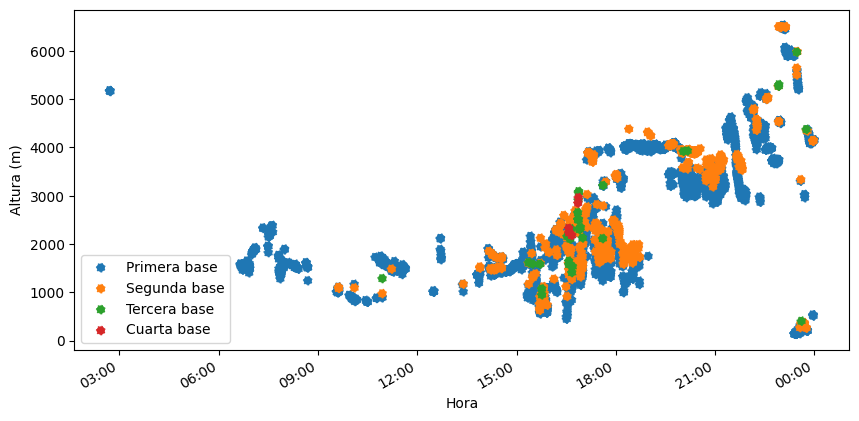

Source code (Python):
#Se importan las librerías necesarias
import sys
import pandas as pd
import numpy as np
import pylab as plt
import matplotlib.dates as mdates
from matplotlib.ticker import FuncFormatter
import datetime as dt

#Se abre el archivo de los datos
data = pd.read_csv("/content/opticos_Cielometro.dat", sep= ",", engine='python',skiprows=4, names=["datetime","N","Z1","Z2","Z3","Z4","C1","C2","C3","C4","C5","H1","H2","H3","H4","H5","V1","V2"])

#Se vuelven los NAN en nan numéricos.
data['Z1'] = np.array(data['Z1'].replace(["NAN"], np.nan))
data['Z2'] = np.array(data['Z2'].replace(["NAN"], np.nan))
data['Z3'] = np.array(data['Z3'].replace(["NAN"], np.nan))
data['Z4'] = np.array(data['Z4'].replace(["NAN"], np.nan))

data['C1'] = np.array(data['C1'].replace(["NAN"], np.nan))
data['C2'] = np.array(data['C2'].replace(["NAN"], np.nan))
data['C3'] = np.array(data['C3'].replace(["NAN"], np.nan))
data['C4'] = np.array(data['C4'].replace(["NAN"], np.nan))
data['C5'] = np.array(data['C5'].replace(["NAN"], np.nan))

data['H1'] = np.array(data['H1'].replace(["NAN"], np.nan))
data['H2'] = np.array(data['H2'].replace(["NAN"], np.nan))
data['H3'] = np.array(data['H3'].replace(["NAN"], np.nan))
data['H4'] = np.array(data['H4'].replace(["NAN"], np.nan))
data['H5'] = np.array(data['H5'].replace(["NAN"], np.nan))

#Se le da formato a la fecha
data['datetime'] = pd.to_datetime(data['datetime'], format="%Y-%m-%d %H:%M:%S")

#Se convierte en índice el datetime
data = data.set_index('datetime')

#Convierte data en numéricos e ignora los errores
data = data.apply(pd.to_numeric, errors='ignore')

# Elige un día específico para graficar
fecha_especifica = '2023-11-11'

# Convierte la fecha a un objeto datetime
fecha_especifica = pd.to_datetime(fecha_especifica)

# Verifica si la fecha está dentro del rango de fechas del DataFrame
if fecha_especifica.date() in data.index.date:
    # Filtra los datos para el día específico
    datos_del_dia = data[data.index.date == fecha_especifica.date()]

#Se grafica la cobertura nubosa

#Se crea la figura
fig, ax = plt.subplots(1,figsize=(10,5),dpi=100)
ax.scatter(datos_del_dia.index, datos_del_dia['H1'], s=20*datos_del_dia['C1'], alpha=0.3, label = "Primera capa")
ax.scatter(datos_del_dia.index, datos_del_dia['H2'], s=20*datos_del_dia['C2'], alpha=0.3, label = "Segunda capa")
ax.scatter(datos_del_dia.index, datos_del_dia['H3'], s=20*datos_del_dia['C3'], alpha=0.3, label = "Tercera capa")
ax.scatter(datos_del_dia.index, datos_del_dia['H4'], s=20*datos_del_dia['C4'], alpha=0.3, label = "Cuarta capa")
ax.scatter(datos_del_dia.index, datos_del_dia['H5'], s=20*datos_del_dia['C5'], alpha=0.3, label = "Quinta capa")

#Se pone la leyenda
plt.legend(loc="best", facecolor="w", fontsize=10)

#Se le da formato a la fecha
fig.autofmt_xdate()
xfmt = mdates.DateFormatter('%H:%M')
ax.xaxis.set_major_formatter(xfmt)

#Se nombran los ejes
plt.xlabel('Hora')
plt.ylabel('Altura (m)')

#Muestra la figura
plt.show()

#Se grafica la altura de las bases de las nubes

#Se guarda la figura
plt.savefig("cobertura.png")

#Se crea la figura
fig, ax = plt.subplots(1,figsize=(10,5),dpi=100)
ax.scatter(datos_del_dia.index,datos_del_dia['Z1'], linestyle = 'dotted', label = "Primera base")
ax.scatter(datos_del_dia.index,datos_del_dia['Z2'], linestyle = 'dotted', label = "Segunda base")
ax.scatter(datos_del_dia.index,datos_del_dia['Z3'], linestyle = 'dotted', label = "Tercera base")
ax.scatter(datos_del_dia.index,datos_del_dia['Z4'], linestyle = 'dotted', label = "Cuarta base")

plt.legend(loc="best", facecolor="w", fontsize=10)

#Se le da formato a la fecha
fig.autofmt_xdate()
xfmt = mdates.DateFormatter('%H:%M')
ax.xaxis.set_major_formatter(xfmt)

plt.xlabel('Hora')
plt.ylabel('Altura (m)')

#Muestra la figura
plt.show()
plt.savefig("altura.png")